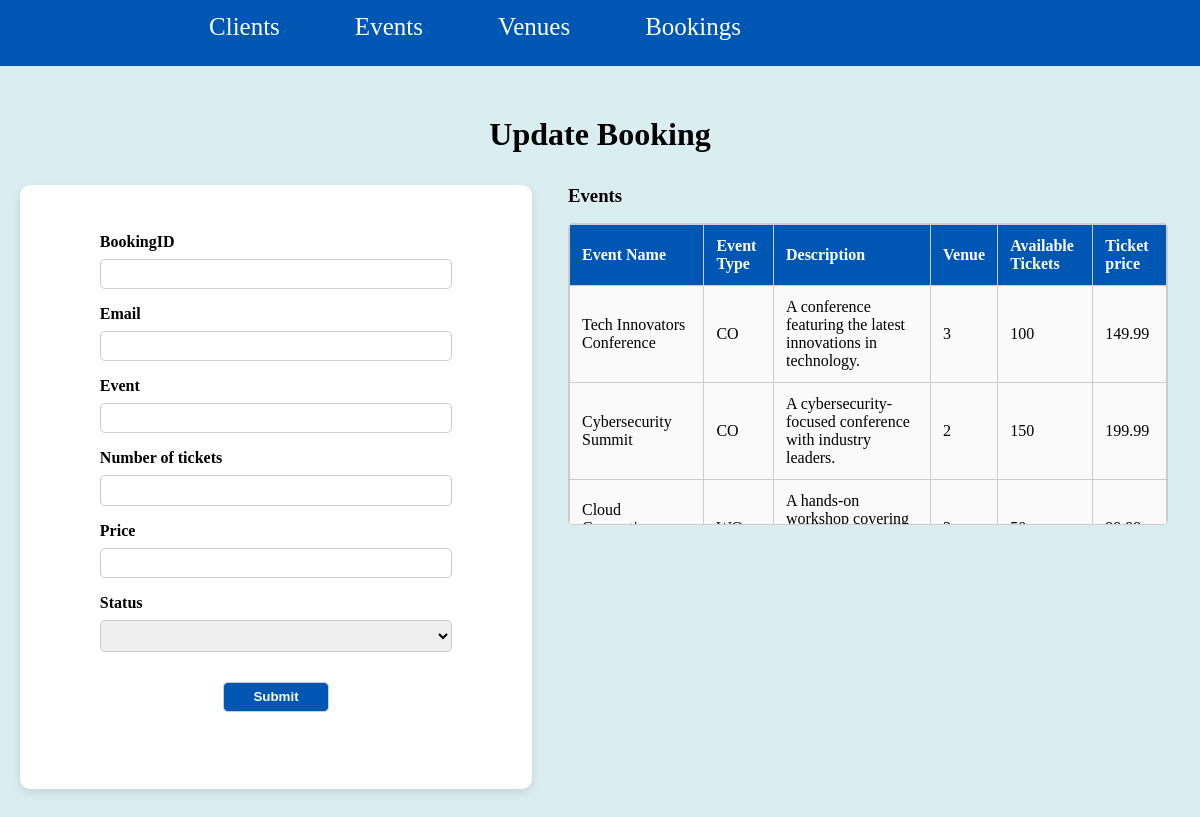
The page /EventCompanySYS/html/admin/ManageBookings/UpdateBooking/updateBooking.php on the database its author committed.
### tables this page shows
CREATE TABLE `events` (
  `eventID` tinyint(3) unsigned NOT NULL AUTO_INCREMENT,
  `name` varchar(50) DEFAULT NULL,
  `eventType` varchar(2) NOT NULL,
  `clientID` tinyint(3) unsigned DEFAULT NULL,
  `description` text DEFAULT NULL,
  `venueid` tinyint(3) unsigned DEFAULT NULL,
  `eventDate` date DEFAULT NULL,
  `startTime` varchar(5) DEFAULT NULL,
  `duration` smallint(5) unsigned DEFAULT NULL,
  `capacity` smallint(5) unsigned DEFAULT NULL,
  `tickets` smallint(5) unsigned DEFAULT NULL,
  `availableTickets` int(11) DEFAULT NULL,
  `price` decimal(10,2) DEFAULT NULL,
  `filepath` text NOT NULL,
  `status` enum('A','C','P') DEFAULT 'A',
  PRIMARY KEY (`eventID`),
  KEY `fk_eventType` (`eventType`),
  KEY `fk_client` (`clientID`),
  KEY `fk_venue` (`venueid`),
  CONSTRAINT `fk_client` FOREIGN KEY (`clientID`) REFERENCES `clients` (`clientID`),
  CONSTRAINT `fk_eventType` FOREIGN KEY (`eventType`) REFERENCES `eventtypes` (`typeID`),
  CONSTRAINT `fk_venue` FOREIGN KEY (`venueid`) REFERENCES `venues` (`venueID`)
);

### EventCompanySYS/html/admin/ManageBookings/UpdateBooking/loadForm.php (called while the page is built)
<?php
    require_once("../../../pdo-conn.php");
    $sql = "SELECT * FROM events WHERE status = 'A' AND availableTickets != 0";
    $stmt = $pdo->prepare($sql);
    $stmt->execute();
    $events = $stmt->fetchAll(PDO::FETCH_ASSOC);
 ?>

### EventCompanySYS/html/admin/ManageBookings/UpdateBooking/updateBooking.php (the view, shortened to what this page needs)
<?php
    include ("../../../../additionalHtml/adminHeader.php");
    include("findBooking.php");
    include("loadForm.php");
?>
   <h1>Update Booking</h1>
    <div class="mainContainer">
        <div class="regForm">
            <form class="form" onsubmit="return validateBooking()" method="get">
                <div class="form-group">
                    <label>BookingID</label>
                    <input type="text" name = "bBookingID" value="<?php if (isset($id)) echo $id; ?>" readonly>
                </div>
                <div class="form-group">
                    <label>Email</label>
                    <input type="text" id="email" name="bEmail" value="<?php if (isset($email)) echo $email; ?>">
                </div>
                <div class="form-group">
                    <label>Event</label>
                    <input type="text" id="eventName" value="<?php if (isset($eventName)) echo $eventName; ?>" readonly>
                </div>
                <div class="form-group">
                    <label>Number of tickets</label>
                    <input onchange = "calculatePrice()" type="number" id="eNumberOfTickets" name = "bNumberOfTickets" value="<?php if (isset($numberOfTickets)) echo $numberOfTickets; ?>">
                </div>
                <div class="form-group">
                    <label>Price</label>
                    <input type="text" id="priceInput"  name="bPrice" readonly value="<?php if (isset($price)) echo $price; ?>">
                </div>
                <div class="form-group">
                    <label>Status</label>
                    <select name="cStatus">
                        <option value="<?php if (isset($status)) echo $status; ?>" selected hidden><?php if (isset($status)) echo $status; ?></option>
                        <option value="A">A</option>
                    </select>
                </div>
                <div class="form-group">
                    <input type="submit" name="submitDetails">
                </div>
            </form>
        </div>
        <div class="tableContainer">
            <h3>Events</h3>
            <div class="scrollableTable">
                <table class="scrollableTable">
                    <thead>
                        <tr>
                            <th>Event Name</th>
                            <th>Event Type</th>
                            <th>Description</th>
                            <th>Venue</th>
                            <th>Available Tickets</th>
                            <th>Ticket price</th>
                        </tr>
                    </thead>
                    <tbody>
                        <?php foreach ($events as $row): ?>
                            <tr class="eventRow" data-eventID="<?php echo $row['eventID'] ?>" data-eventName="<?php echo $row['name']; ?>" data-eventAvaliableEvents="<?php echo $row['availableTickets']; ?>" data-eventPrice="<?php echo $row['price']; ?>">
                                <td><?php echo $row['name'] ?></td>
                                <td><?php echo $row['eventType'] ?></td>
                                <td><?php echo $row['description'] ?></td>
                                <td><?php echo $row['venueid'] ?></td>
                                <td><?php echo $row['availableTickets'] ?></td>
                                <td><?php echo $row['price'] ?></td>
                            </tr>
                        <?php endforeach; ?>
                    </tbody>
                </table>
            </div>
        </div>
    </div>

### EventCompanySYS/css/headerAndNav.css (style rules this page uses)
* { margin: 0; padding: 0; }
body { position: relative; min-height: 100vh; background-color: #daedf1; padding-bottom: 6em; }

### EventCompanySYS/css/listOfSomething.css (style rules this page uses)
h1 { text-align: center }
th, td { padding: 0.5em; word-wrap: break-word; overflow-wrap: break-word; white-space: normal; }
thead { background-color: #00879E; border: #00879E sol; border-radius: .8rem; }
tbody { background-color:#e9c588; }

### EventCompanySYS/css/addForm.css (style rules this page uses)
.regForm { display: flex; justify-content: center; align-items: center; flex-direction: column; margin: 1em auto; }
.mainContainer { display: flex; flex-direction: row; align-items: flex-start; padding: 1em; flex-wrap: wrap; gap: 1em; }
.tableContainer { margin: 1em; display: flex; flex-direction: column; gap: 1em; width: 100%; max-width: 600px; flex: 1; }
.scrollableTable { max-height: 300px; overflow: auto; border: 1px solid #ccc; border-radius: 5px; background-color: #fff; }
.tableContainer table { width: 100%; border-collapse: collapse; box-shadow: 0 2px 5px rgba(0,0,0,0.1); border: 1px solid #ddd; min-width: 500px; }
.tableContainer table th, .tableContainer table td { border: 1px solid #ccc; padding: 0.75em; text-align: left; background-color: #fafafa; }
.form { background-color: white; padding: 3em 5em; border-radius: 10px; box-shadow: 0 4px 10px rgba(0, 0, 0, 0.1); width: 100%; max-width: 500px; }
.form-group { display: flex; flex-direction: column; margin-bottom: 1em; justify-content: center; }
label { margin-bottom: 0.5em; font-weight: bold; }
input[type="text"], input[type="number"], select, input[type="submit"] { padding: 0.5em; border: 1px solid #ccc; border-radius: 5px; }
input[type="submit"] { background-color: #0056b3; color: white; font-weight: bold; cursor: pointer; transition: background-color 0.3s; width: 30%; display: block; margin: 1em auto; }
table.scrollableTable thead th { background-color: #0056b3; color: white; }

### rows shown on the page
events: name "Tech Innovators Conference", eventType "CO", description "A conference featuring the latest innovations in technology.", venueid "3", availableTickets "100", price "149.99"
events: name "Cybersecurity Summit", eventType "CO", description "A cybersecurity-focused conference with industry leaders.", venueid "2", availableTickets "150", price "199.99"
events: name "Cloud…", description "A hands-on workshop covering…"
